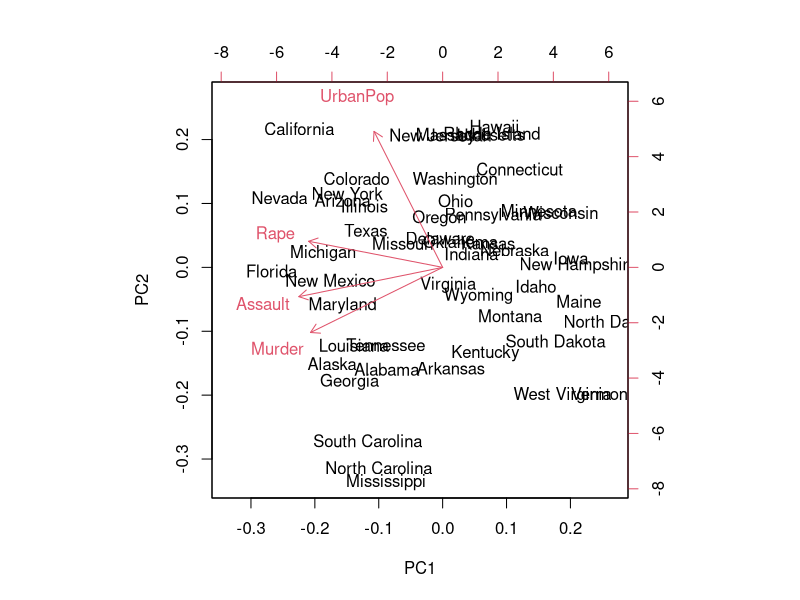
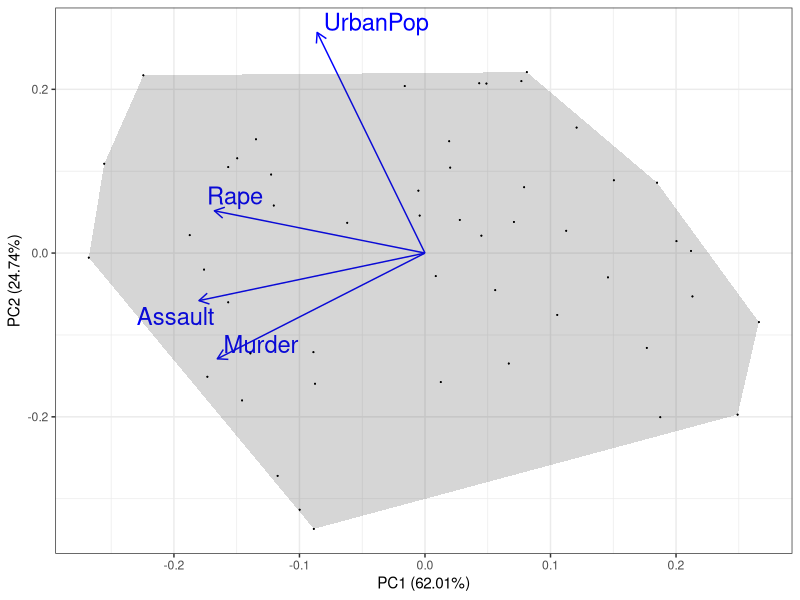
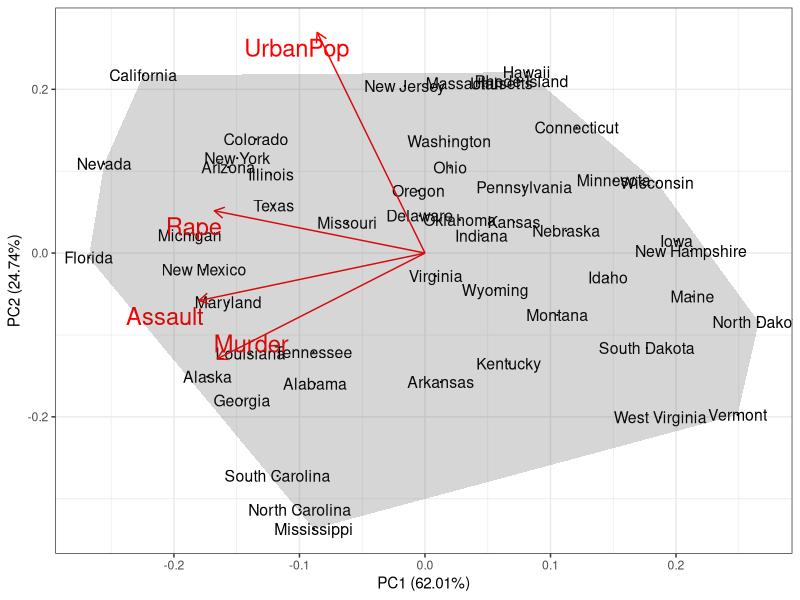
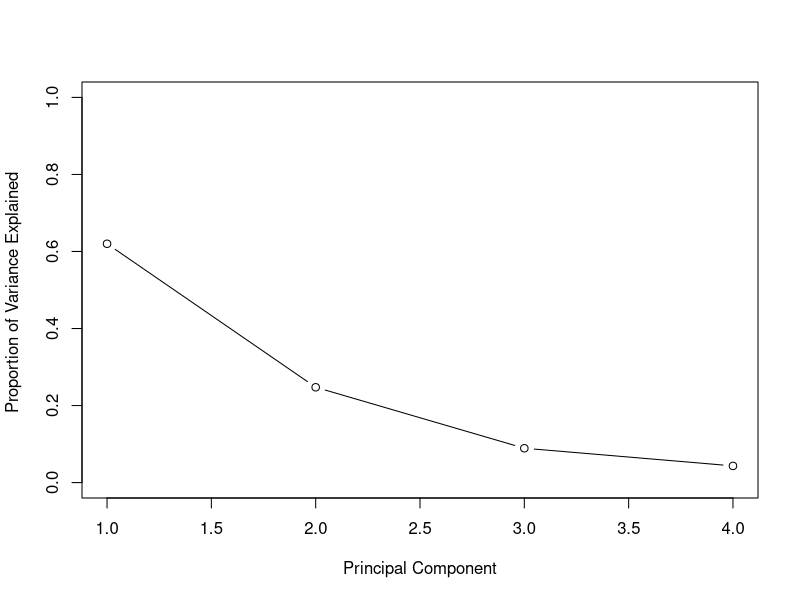
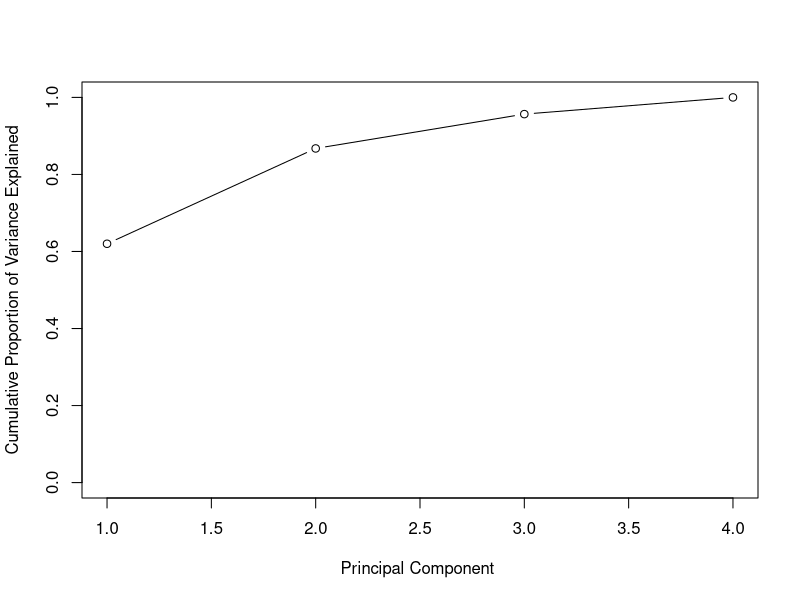
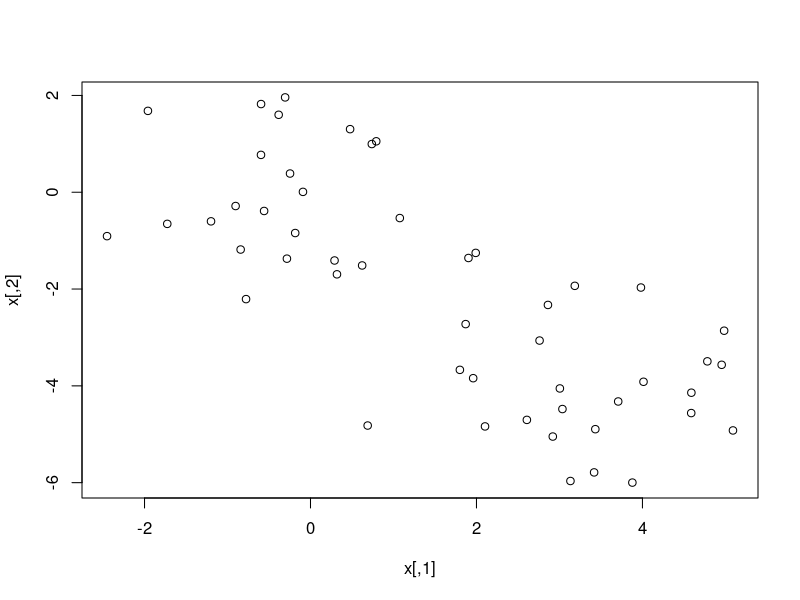
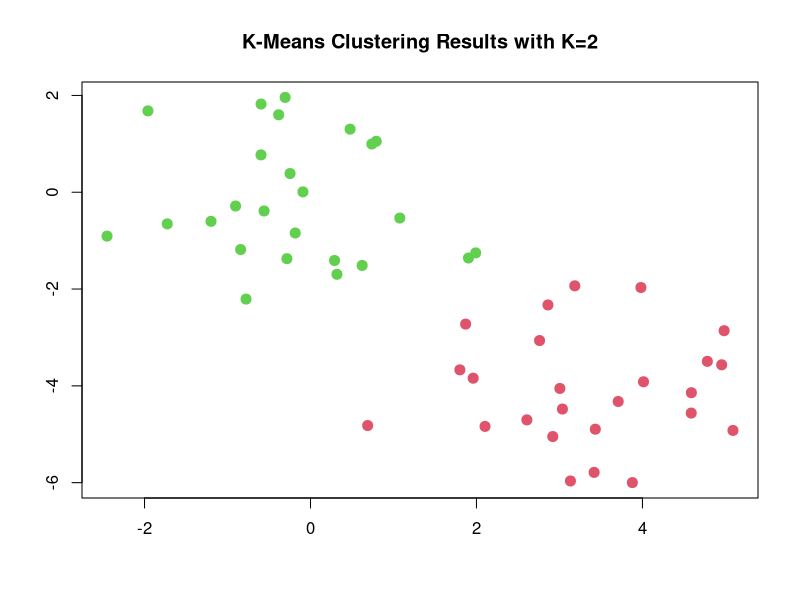
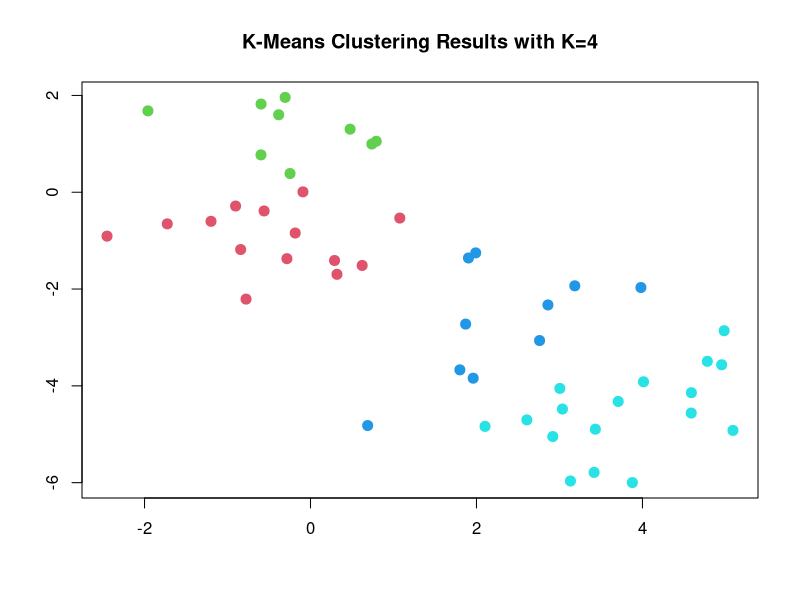

Write R code to recreate these figures, in order.
####################
# PSC 8185: ML4SS
# Session 10: Unsupervised Learning
# April 4, 2022
# Author: Iris Malone
####################
rm(list=ls(all=TRUE))

################################
## PRINCIPAL COMPONENT ANALYSIS
################################

### LOOK AT USARRESTS DATA
states = row.names(USArrests)
states
names(USArrests)

#check the mean and variance of the USArrests dataset.
apply(USArrests, 2, mean)

apply(USArrests, 2, var)
#recall - we center and scale so that we get variation around var, not mean


#Use prcomp function in stats package
?prcomp
pr.out = prcomp(USArrests, scale = TRUE)
names(pr.out)

#print out gives us the eigenvalues 
pr.out

#Rotation component corresponds to the matrix 
#whose columns contain the eigenvectors
loadings = pr.out$rotation
loadings

#rows of matrix are called the eigenvectors
#these specify the orientation of the principal components relative to the original variables. 
#The elements of each eigenvector are the loadings
#loadings describe how much each variable contributes to a particular principal component. 
#variables with large (absolute value) loadings contribute more to that PC
#Sign of  a loading indicates whether a variable and a principal component are positively or negatively correlated.

#The center and scale components contain the mean and standard deviations prior to scaling.
pr.out$center
pr.out$scale

#The plot is showing:
#the score of each case (e.g., state) on the first two principal components
#the loading of each variable (e.g. crime) on the first two principal components.
#The left and bottom axes are showing [normalized] principal component scores; 
#the top and right axes are showing the loadings.
biplot(pr.out)


#alternate way to visualize (much prettier)
require(ggfortify)
#plot vectors, but not observations
autoplot(prcomp(USArrests, center=T, scale=T),  size=0, loadings=FALSE, 
         loadings.colour='blue', loadings.label = T, loadings.label.size = 6, 
         loadings.label.colour='blue',loadings.label.repel=T, 
         frame=T, label=F, label.size=4) + 
  geom_jitter(size=0) + theme_bw()  + theme(legend.position="none") 

#plot vectors and observations
autoplot(prcomp(USArrests, center=T, scale=T),  size=0, loadings=FALSE, 
         loadings.colour='red', loadings.label = T, loadings.label.size = 6, 
         loadings.label.colour='red',loadings.label.repel=T, 
         frame=T, label=T, label.size=4) + 
  geom_jitter(size=0) + theme_bw()  + theme(legend.position="none") 

#can compute the variance associated with each principal component 
#from the standard deviation returned by prcomp().

pr.out$sdev

#get variance
pr.var = pr.out$sdev^2
pr.var

#we can compute the proportional variance explained (PVE)
pve = pr.var/sum(pr.var)
pve #this shows us how much variance explained by each component
#pc 1 explains 62% of variance, pc2 explains 25%

#we can plot PVE

plot(pve, xlab = "Principal Component", ylab = "Proportion of Variance Explained ", ylim = c(0, 1), type = "b")

#Can plot cumulative PVE
plot(cumsum(pve), xlab = "Principal Component ", ylab = " Cumulative Proportion of Variance Explained ", ylim = c(0, 1), type = "b")
#interp: tells us that four dimensions can explain lots of variation
#approx. 87% of all variation in the data can be collapsed to 2 dimensions
#implies lots of variables are explaining the same thing - can build good parsimonious model
########################
# K-MEANS CLUSTERING
#######################
set.seed(2)
x = matrix(rnorm(50 * 2), ncol = 2)
x[1:25, 1] = x[1:25, 1] + 3
x[1:25, 2] = x[1:25, 2] - 4
head(x) #2d data so can plot
plot(x)

?kmeans

#init. cluster data into 2
#control initial cluster assignments with nstart
km.out = kmeans(x, 2, nstart = 20) #generate 20 initial random centroids and choose the best one for the algorithm

#summary of clustering
names(km.out)
table(km.out$cluster)
#see 25 obs. assigned to each cluster

#plot the clusters
plot(x, col = (km.out$cluster + 1), main = "K-Means Clustering Results with K=2", xlab = "", ylab = "", pch = 20, cex = 2)

#can run with different clusters
set.seed(4)
km.out = kmeans(x, 4, nstart = 20)
km.out
table(km.out$cluster)

plot(x, col = (km.out$cluster + 1), main = "K-Means Clustering Results with K=4", xlab = "", ylab = "", pch = 20, cex = 2)


########################
# HIERARCHICAL CLUSTERING
#######################
#use hierarchical clustering on artificial dataset
?hclust
#d are the pairs of objects we want to compare
#method is how we want to build the dendogram and find clusters
hc.complete = hclust(dist(x), method = "complete")
hc.complete


#pick linkage function using hclust 
hc.average = hclust(dist(x), method = "average")
hc.single = hclust(dist(x), method = "single")

#compare different linkage functions by looking at dendogram
par(mfrow = c(1, 3))
plot(hc.complete, main = "Complete Linkage", xlab = "", sub = "", cex = 0.9)
plot(hc.average, main = "Average Linkage", xlab = "", sub = "", cex = 0.9)
plot(hc.single, main = "Single Linkage", xlab = "", sub = "", cex = 0.9)

#we specify clusters by where we want to cut the tree
#recall small heights lead to more clusters; larger heights lead to fewer clusters

#different linkages will result in different classifications across observations
#this tells us we want 2 clusters
#see different cuts across linkages
?cutree #specify number of clusters
cutree(hc.complete, 2)

cutree(hc.average, 2)

cutree(hc.single, 2)
#see single assigns fewer observations to cluster 2

par(mfrow = c(1, 3))
plot(hc.complete, main = "Complete Linkage", xlab = "", sub = "", cex = 0.9)
abline(h=5.0, col="red")
plot(hc.average, main = "Average Linkage", xlab = "", sub = "", cex = 0.9)
abline(h=3.2, col="red")
plot(hc.single, main = "Single Linkage", xlab = "", sub = "", cex = 0.9)
abline(h=1.39, col="red")

cutree(hc.single, 4)

par(mfrow = c(1, 2))
plot(hc.single, main = "Single Linkage with 2 clusters", xlab = "", sub = "", cex = 0.9)
abline(h=1.39, col="red")

plot(hc.single, main = "Single Linkage with 4 clusters", xlab = "", sub = "", cex = 0.9)
abline(h=1.18, col="red")

#see different heights result in different clusters

#scale the data and plot dendogram
xsc = scale(x)
plot(hclust(dist(xsc), method = "complete"), main = "Hierarchical Clustering with Scaled Features ")

x = matrix(rnorm(30 * 3), ncol = 3)
dd = as.dist(1 - cor(t(x)))
plot(hclust(dd, method = "complete"), main = "Complete Linkage with Correlation -Based Distance", xlab = "", sub = "")

################################
## REAL-WORLD EXAMPLE: REPRESSION
################################
#CIRI dataset tries to measure repression/human rights quality in a given state
#would take info about lots of different characteristics and then create composite score PHYSINT
#0=not free
#8 = total free

#RQ: What makes a regime 'repressive'?

#can apply PCA and clustering here to see (improve on?) their classification 
#see more here: https://en.wikipedia.org/wiki/CIRI_Human_Rights_Data_Project
#see coding variablees here: https://drive.google.com/file/d/0BxDpF6GQ-6fbY25CYVRIOTJ2MHM/edit
#what makes a state have better human rights protection?
dfciri = read.csv("cirirepression.csv")
head(dfciri)
dim(dfciri)
table(dfciri$year)
dfciri = subset(dfciri, dfciri$year==2011)
#append row names so we can see observation data later on
row.names(dfciri) = paste(dfciri$CTRY) 

require(dplyr)
pr = dfciri %>% 
  select(- c(CTRY, year, CIRI, ccode, POLITY, UNCTRY, UNREG, UNSUBREG,
             OLD_EMPINX, OLD_MOVE, OLD_RELFRE, WOSOC, PHYSINT))
#select variable based on governmen (polity), regime type,
             #freedom movement, freedom speech, physical integrity

head(pr)
dim(pr) #15 different factors

pr =na.omit(pr)
require(corrplot)
M = cor(pr, use="complete")
par(mfrow = c(1, 1))

corrplot(M)

corrplot(M, method=c("number"))

require(VIM)

pr.out = prcomp(pr, scale=T)
#plot vectors and observations
loadings = pr.out$rotation
loadings
#
#level of empowerment, freedom of assembly, freedom of movement negatively correlated with PC2
par(mfrow = c(1, 1))
autoplot(prcomp(pr, center=T, scale=T),  size=0, loadings=FALSE, 
         loadings.colour='red', loadings.label = T, loadings.label.size = 6, 
         loadings.label.colour='red',loadings.label.repel=T, 
         frame=T, label=F, label.size=4) + 
  geom_jitter(size=0) + theme_bw()  + theme(legend.position="none") 


autoplot(prcomp(pr, center=T, scale=T),  size=0, loadings=FALSE, 
         loadings.colour='red', loadings.label = T, loadings.label.size = 6, 
         loadings.label.colour='red',loadings.label.repel=T, 
         frame=T, label=T, label.size=4) + 
  geom_jitter(size=0) + theme_bw()  + theme(legend.position="none") 

#looks like most repressive countries are Saudi Arabia, Burma, Iran, China
#looks like least repressive states are European (e.g Luxembourg, San Marino)
#interpret PC1 - explains most variation between 'free' and 'not free'

#can compute the variance associated with each principal component 
#from the standard deviation returned by prcomp().
pr.out=prcomp(pr, scale=T, center=T)
pr.out$sdev

pr.var = pr.out$sdev^2
pr.var

#we can compute the proportional variance explained (PVE)
pve = pr.var/sum(pr.var)
round(pve,3) #this shows us how much variance explained by each component
#find pc1 explains 51% of variation and then steep drop-off
#interp: low levels freedom speech/movement tend to correlate with 
#relatively high levels of torture, killing, imprisonment

#we can plot PVE

plot(pve, xlab = "Principal Component", ylab = "Proportion of Variance Explained ", ylim = c(0, 1), type = "b")

#Can plot cumulative PVE
plot(cumsum(pve), xlab = "Principal Component ", ylab = " Cumulative Proportion of Variance Explained ", ylim = c(0, 1), type = "b")

#####
#K-Means Clustering
#####

#physint score takes sum of measures and classifies
km.out = kmeans(pr, 9, nstart=20)
#km.out
table(km.out$cluster)
table(dfciri$PHYSINT)

set.seed(1234)
#check - how well do these groupings make sense? do some seem more 'free' than others?
#if clusters seem off, need to go back and iterate to get `reasonable` groupings
sample(km.out$cluster[km.out$cluster==1], 5) 
sample(km.out$cluster[km.out$cluster==4], 5) 
sample(km.out$cluster[km.out$cluster==8], 5) 
sample(km.out$cluster[km.out$cluster==3], 5) 

#####
# Hierarchical Clustering
#####
hc.complete = hclust(dist(pr), method = "complete")
hc.complete


#pick linkage function using hclust 
hc.average = hclust(dist(pr), method = "average")
hc.single = hclust(dist(pr), method = "single")

#compare different linkage functions by looking at dendogram
par(mfrow = c(1, 1))
plot(hc.complete, main = "Complete Linkage for CIRI", xlab = "", sub = "", cex = 0.9)
plot(hc.average, main = "Average Linkage for CIRI", xlab = "", sub = "", cex = 0.9)
plot(hc.single, main = "Single Linkage for CIRI", xlab = "", sub = "", cex = 0.9)
cutree(hc.complete, 8)
table(cutree(hc.complete, 8))

cutree(hc.single, 8)
table(cutree(hc.single, 8))
